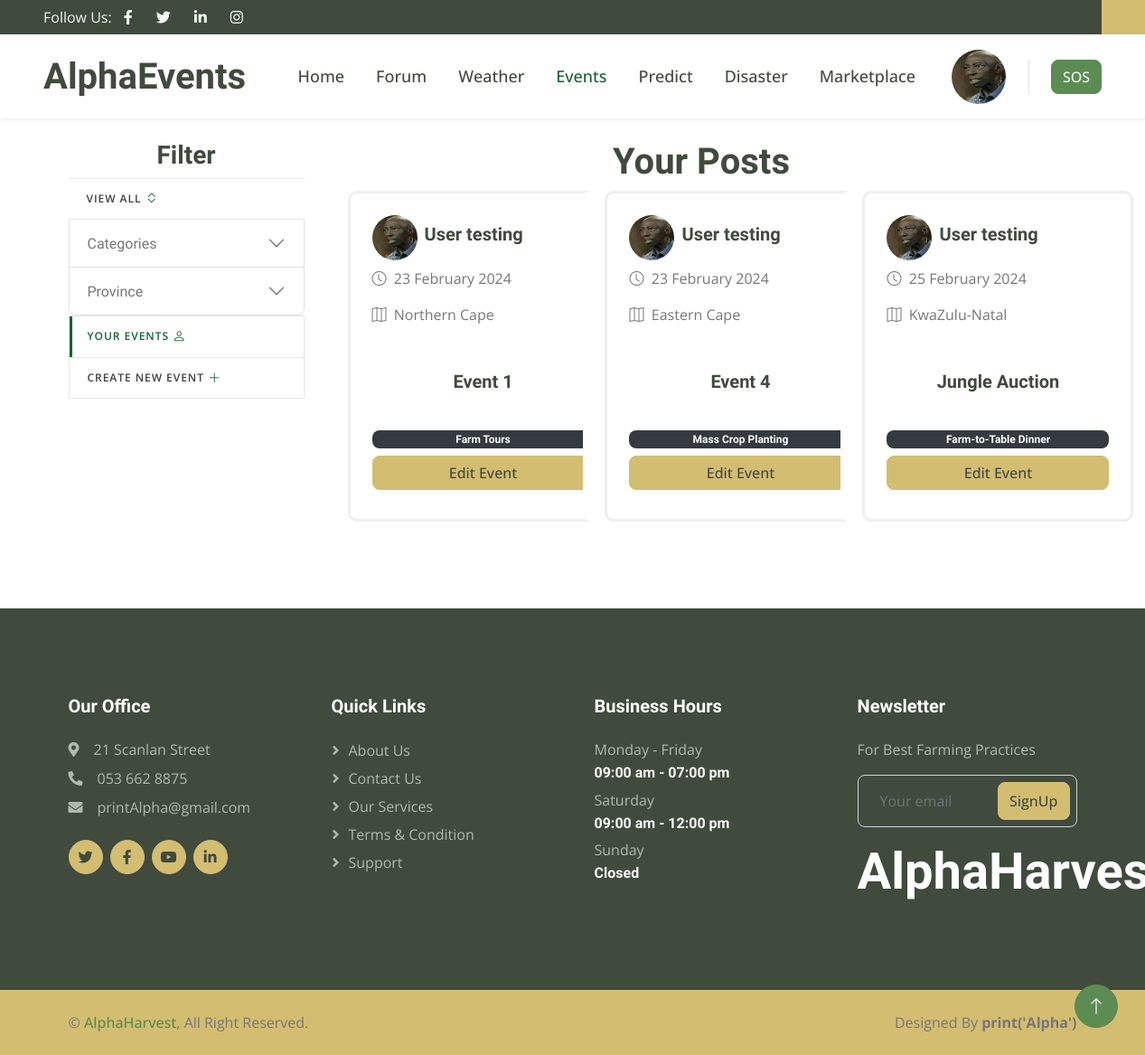
Page /noticeboard/view_user_events/ (signed in) on the committed database.
### noticeboard/models.py (models this page shows, shortened)
class Event(models.Model):
    farmer = models.ForeignKey(BasicAccount, on_delete=models.CASCADE, related_name='event')
    name = models.CharField(max_length = 255, null = False, blank = False)
    date_time = models.DateTimeField(max_length = 255, null = False, blank = False)
    location = models.CharField(max_length = 255, null = False, blank = False)
    province = models.CharField(max_length = 255)
    event_category = models.ForeignKey(EventCategory, on_delete=models.CASCADE)
    interested = models.IntegerField(default = 0)
    attending = models.IntegerField(default = 0)
    created_at = models.DateTimeField(auto_now_add=True)
    description = RichTextUploadingField()
    past_event = models.BooleanField(default=False)
    image_cover = models.ImageField(upload_to='noticeboard/images', null=False, blank = False)

class EventCategory(models.Model):
    name = models.CharField(max_length=255)
    class Meta:
        verbose_name = ('Event Category')
        verbose_name_plural = ('Event Categories')

### accounts/models.py (models this page shows, shortened)
class BasicAccount(AbstractBaseUser):
    first_name = models.CharField(max_length = 255)
    last_name = models.CharField(max_length = 255)
    username = models.CharField(max_length = 255)
    email = models.EmailField(max_length = 255, unique = True)
    date_joined = models.DateTimeField(auto_now_add=True)
    last_login = models.DateTimeField(auto_now_add=True)
    is_staff = models.BooleanField(default=False)
    is_admin = models.BooleanField(default = False)
    is_active = models.BooleanField(default = False)
    is_superuser = models.BooleanField(default = False)
    profile_complete = models.BooleanField(default = False)
    profile_public = models.BooleanField(default = False)
    USERNAME_FIELD = 'email'
    REQUIRED_FIELDS = ['username', 'first_name', 'last_name']
    objects = MyAccountManager()

class AdditionalInfo(models.Model):
    user = models.OneToOneField(BasicAccount, on_delete=models.CASCADE, related_name='profile')
    profile_picture = models.ImageField(upload_to = 'profile_pictures', default='profile_pictures\default_profile.png')
    phone_number = models.CharField(max_length = 10, null=True, blank=True)
    home_address = models.CharField(max_length = 255, null=True, blank=True)
    suburb = models.CharField(max_length = 255, null=True, blank=True)
    city = models.CharField(max_length = 255, null=True, blank=True)
    province_choices = {
        ('Northern Cape', 'Northern Cape'),
        ('North West', 'North West'),
        ('Western Cape', 'Western Cape'),
        ('Eastern Cape', 'Eastern Cape'),
        ('Gauteng', 'Gauteng'),
        ('Limpopo', 'Limpopo'),
        ('Mpumalanga', 'Mpumalanga'),
        ('Free State', 'Free State'),
        ('Kwa-Zulu Natal', 'Kwa-Zulu Natal'),
    }
    province = models.CharField(max_length=50, choices=province_choices, null=True, blank=True)
    postal_code = models.CharField(max_length = 255, null=True, blank=True)
    longitude = models.CharField(max_length = 10, null=True, blank=True)
    latitude = models.CharField(max_length = 10, null=True, blank=True)

### noticeboard/views.py (the view)
# urls.py: path('view_user_events/', views.user_events, name='user_events'),
@login_required(login_url='login')
def user_events(request):
    categories = EventCategory.objects.all()
    unique_provinces = Event.objects.values_list('province', flat=True).distinct()
    events = Event.objects.filter(farmer=request.user)
    context = {
        'categories': categories,
        'unique_provinces': unique_provinces,
        'events': events,
    }
    if request.user.is_authenticated:
        context['profile_picture'] = request.user.profile.profile_picture
    return render(request, 'noticeboard/user_events.html', context)

### templates/noticeboard/user_events.html (shortened to what this page needs)
{% extends 'base.html' %}
{% load static %}
{% block content %}
<div class="container">
    <div class="row">
        {% include 'noticeboard/nb_sb.html' %}
        <div class="col-lg-9 pt-4">
            <h1 class="text-center">Your Posts</h1>
            <div class="row">
                {% if events %}
                    {% for event in events %}
                        <div class="col-md-4 mb-4">
                            <div class="card border-1">
                                <div class="container">
                                    <div class="card px-4 pt-4 pb-4 mx-auto inner-card">
                                        <div class="d-flex align-items-center">
                                            <img src="{{ event.farmer.profile.profile_picture.url }}" class="rounded-circle" style="width: 50px; height: 50px;">
                                            <h5 class="ml-2">{{ event.farmer.first_name }} {{ event.farmer.last_name }}</h5>
                                        </div>
                                        <p class="mt-2"><i class="bi bi-clock"></i> &nbsp;{{ event.date_time|date:"j F Y"}}</p>
                                        <p class=""><i class="bi bi-map"></i> &nbsp;{{ event.province }} </p>
                                        <div class="d-flex justify-content-center align-items-center text-center" style="height: 100px;">
                                            <h5 class="text-left">{{ event.name }}</h5>
                                        </div>
                                        <h6 class="badge badge-dark">{{ event.event_category.name }}</h6>
                                        <a href="{% url 'edit_event' event_id=event.id %}" class="btn btn-secondary mb-2"><span>Edit Event</span></a>
                                    </div>
                                </div>
                            </div>
                        </div>
                    {% endfor %}
                {% endif %}
            </div>
        </div>
    </div>
</div>
{% endblock %}

### static/css/style.css (style rules this page uses)
:root { --primary: #116530; --secondary: #D3BD71; --light: #F7F7F7; --dark: #404A3D; }
.btn { transition: .5s; font-weight: 500; }
.btn-secondary, .btn-outline-secondary:hover { color: var(--dark); }

### templates/noticeboard/user_events.html (style rules this page uses)
.card { width: 300px; border: none; border-radius: 10px; }
.inner-card { border: 3px solid #eeeeee; }

### rows in the picture
Event: farmer.profile.profile_picture (picture), farmer.first_name "User", farmer.last_name "testing", date_time "23 February 2024", province "Northern Cape", name "Event 1", event_category.name "Farm Tours"
Event: farmer.profile.profile_picture (picture), farmer.first_name "User", farmer.last_name "testing", date_time "23 February 2024", province "Eastern Cape", name "Event 4", event_category.name "Mass Crop Planting"
Event: farmer.profile.profile_picture (picture), farmer.first_name "User", farmer.last_name "testing", date_time "25 February 2024", province "KwaZulu-Natal", name "Jungle Auction", event_category.name "Farm-to-Table Dinner"
